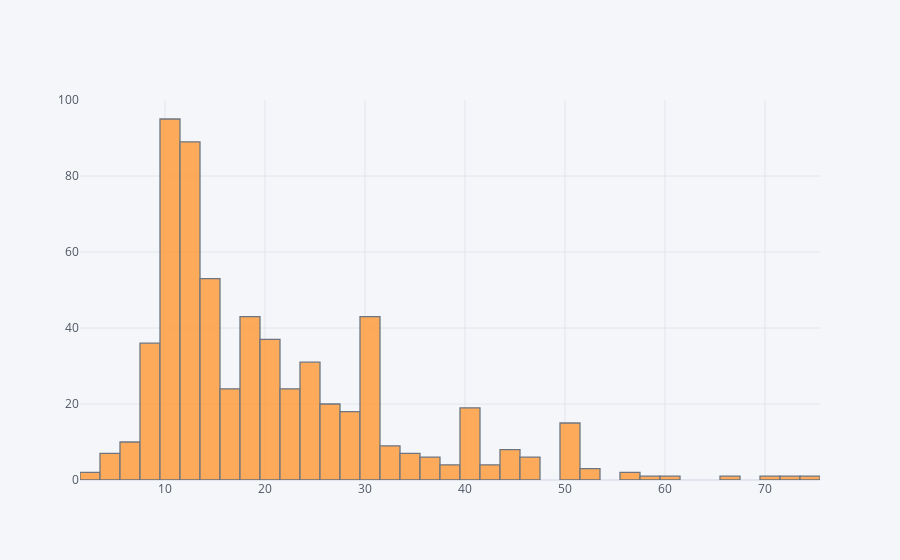

The cell this chart's notebook holds for it:
### Markdown cell above
- From above two figures, we can see that the dataset is dominated by the single malt whiskey, as it has higher range of whiskey from cheap to the expensive ones and the from the youngest to the oldest one.
- There are plenty of datapoints that do not have the age statement in every style of whiskey.
- Most of the scotch whiskeys are kept in cask for somewhere between 12 - 50 years.
- The following figure shows how the maturity of the whiskey is distributed in the dataframe

### Code cell
df[~df['Age'].isnull()]['Age'].astype('object').iplot(kind='hist')

### Figure 1 — Plotly figure (JSON) as saved in the notebook; plotly's stock layout.template omitted (floating-point values rounded to 4 significant figures; data arrays with more than 128 entries replaced by an {"elided": "..."} marker saying what was removed)
{"data": [{"histfunc": "count", "histnorm": "", "marker": {"color": "rgba(255, 153, 51, 1.0)", "line": {"color": "#4D5663", "width": 1.3}}, "name": "Age", "opacity": 0.8, "orientation": "v", "type": "histogram", "x": {"elided": "621 int values"}}], "layout": {"barmode": "overlay", "legend": {"bgcolor": "#F5F6F9", "font": {"color": "#4D5663"}}, "paper_bgcolor": "#F5F6F9", "plot_bgcolor": "#F5F6F9", "title": {"font": {"color": "#4D5663"}}, "xaxis": {"gridcolor": "#E1E5ED", "showgrid": true, "tickfont": {"color": "#4D5663"}, "title": {"font": {"color": "#4D5663"}, "text": ""}, "zerolinecolor": "#E1E5ED"}, "yaxis": {"gridcolor": "#E1E5ED", "showgrid": true, "tickfont": {"color": "#4D5663"}, "title": {"font": {"color": "#4D5663"}, "text": ""}, "zerolinecolor": "#E1E5ED"}}}
